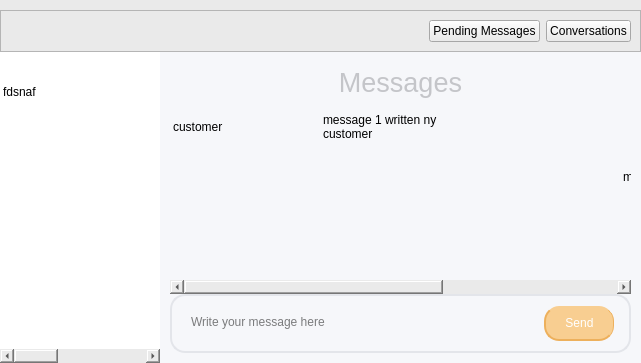
          <widget class="QWidget" name="message_page">
           <property name="styleSheet">
            <string notr="true">background-color: #eaeaea;</string>
           </property>
           <layout class="QVBoxLayout" name="verticalLayout_10" stretch="1,18">
            <property name="spacing">
             <number>0</number>
            </property>
            <property name="leftMargin">
             <number>0</number>
            </property>
            <property name="topMargin">
             <number>10</number>
            </property>
            <property name="rightMargin">
             <number>0</number>
            </property>
            <property name="bottomMargin">
             <number>0</number>
            </property>
            <item>
             <widget class="QFrame" name="frame_30">
              <property name="frameShape">
               <enum>QFrame::StyledPanel</enum>
              </property>
              <property name="frameShadow">
               <enum>QFrame::Raised</enum>
              </property>
              <layout class="QHBoxLayout" name="horizontalLayout_24">
               <item>
                <spacer name="horizontalSpacer_16">
                 <property name="orientation">
                  <enum>Qt::Horizontal</enum>
                 </property>
                 <property name="sizeHint" stdset="0">
                  <size>
                   <width>40</width>
                   <height>20</height>
                  </size>
                 </property>
                </spacer>
               </item>
               <item>
                <widget class="QPushButton" name="pending_message_button">
                 <property name="text">
                  <string>Pending Messages</string>
                 </property>
                </widget>
               </item>
               <item>
                <widget class="QPushButton" name="conversation_button">
                 <property name="text">
                  <string>Conversations</string>
                 </property>
                </widget>
               </item>
              </layout>
             </widget>
            </item>
            <item>
             <widget class="QStackedWidget" name="message_type_page">
              <property name="currentIndex">
               <number>0</number>
              </property>
              <widget class="QWidget" name="conversation_page">
               <layout class="QHBoxLayout" name="horizontalLayout_26" stretch="4,12">
                <property name="spacing">
                 <number>0</number>
                </property>
                <property name="leftMargin">
                 <number>0</number>
                </property>
                <property name="topMargin">
                 <number>0</number>
                </property>
                <property name="rightMargin">
                 <number>0</number>
                </property>
                <property name="bottomMargin">
                 <number>0</number>
                </property>
                <item>
                 <widget class="QTableWidget" name="conversation_table">
                  <property name="styleSheet">
                   <string notr="true">QFrame{
	background-color:#ffffff;
	border:none;
}
QTableWidget::item:selected{ 
	background-color: #B7CCE4;
 }</string>
                  </property>
                  <property name="editTriggers">
                   <set>QAbstractItemView::NoEditTriggers</set>
                  </property>
                  <property name="selectionMode">
                   <enum>QAbstractItemView::SingleSelection</enum>
                  </property>
                  <property name="selectionBehavior">
                   <enum>QAbstractItemView::SelectRows</enum>
                  </property>
                  <property name="showGrid">
                   <bool>false</bool>
                  </property>
                  <attribute name="horizontalHeaderVisible">
                   <bool>false</bool>
                  </attribute>
                  <attribute name="horizontalHeaderStretchLastSection">
                   <bool>true</bool>
                  </attribute>
                  <attribute name="verticalHeaderVisible">
                   <bool>false</bool>
                  </attribute>
                  <attribute name="verticalHeaderMinimumSectionSize">
                   <number>50</number>
                  </attribute>
                  <attribute name="verticalHeaderDefaultSectionSize">
                   <number>80</number>
                  </attribute>
                  <row>
                   <property name="text">
                    <string>New Row</string>
                   </property>
                  </row>
                  <column>
                   <property name="text">
                    <string>New Column</string>
                   </property>
                  </column>
                  <column>
                   <property name="text">
                    <string>New Column</string>
                   </property>
                  </column>
                  <column>
                   <property name="text">
                    <string>New Column</string>
                   </property>
                  </column>
                  <item row="0" column="0">
                   <property name="text">
                    <string>fdsnaf</string>
                   </property>
                  </item>
                 </widget>
                </item>
                <item>
                 <widget class="QFrame" name="frame_14">
                  <property name="styleSheet">
                   <string notr="true">QFrame{
	background-color: #F6F7FA;
	border:none;
}</string>
                  </property>
                  <property name="frameShape">
                   <enum>QFrame::StyledPanel</enum>
                  </property>
                  <property name="frameShadow">
                   <enum>QFrame::Raised</enum>
                  </property>
                  <layout class="QVBoxLayout" name="verticalLayout_9" stretch="0,10,0">
                   <property name="spacing">
                    <number>0</number>
                   </property>
                   <property name="leftMargin">
                    <number>10</number>
                   </property>
                   <property name="topMargin">
                    <number>10</number>
                   </property>
                   <property name="rightMargin">
                    <number>10</number>
                   </property>
                   <property name="bottomMargin">
                    <number>10</number>
                   </property>
                   <item>
                    <widget class="QLabel" name="label_6">
                     <property name="minimumSize">
                      <size>
                       <width>0</width>
                       <height>40</height>
                      </size>
                     </property>
                     <property name="font">
                      <font>
                       <family>Helvetica</family>
                       <pointsize>20</pointsize>
                       <weight>50</weight>
                       <bold>false</bold>
                      </font>
                     </property>
                     <property name="styleSheet">
                      <string notr="true">color: rgb(196, 197, 201);</string>
                     </property>
                     <property name="text">
                      <string>Messages</string>
                     </property>
                     <property name="alignment">
                      <set>Qt::AlignCenter</set>
                     </property>
                    </widget>
                   </item>
                   <item>
                    <widget class="QTableWidget" name="message_table">
                     <property name="styleSheet">
                      <string notr="true">
QTableWidget::item{
padding:10px;
}</string>
                     </property>
                     <property name="editTriggers">
                      <set>QAbstractItemView::NoEditTriggers</set>
                     </property>
                     <property name="selectionMode">
                      <enum>QAbstractItemView::NoSelection</enum>
                     </property>
                     <property name="selectionBehavior">
                      <enum>QAbstractItemView::SelectRows</enum>
                     </property>
                     <property name="showGrid">
                      <bool>false</bool>
                     </property>
                     <attribute name="horizontalHeaderVisible">
                      <bool>false</bool>
                     </attribute>
                     <attribute name="horizontalHeaderDefaultSectionSize">
                      <number>150</number>
                     </attribute>
                     <attribute name="horizontalHeaderHighlightSections">
                      <bool>true</bool>
                     </attribute>
                     <attribute name="verticalHeaderVisible">
                      <bool>false</bool>
                     </attribute>
                     <attribute name="verticalHeaderDefaultSectionSize">
                      <number>50</number>
                     </attribute>
                     <attribute name="verticalHeaderStretchLastSection">
                      <bool>false</bool>
                     </attribute>
                     <row>
                      <property name="text">
                       <string>New Row</string>
                      </property>
                     </row>
                     <row>
                      <property name="text">
                       <string>New Row</string>
                      </property>
                     </row>
                     <column>
                      <property name="text">
                       <string>New Column</string>
                      </property>
                      <property name="font">
                       <font>
                        <pointsize>10</pointsize>
                       </font>
                      </property>
                     </column>
                     <column>
                      <property name="text">
                       <string>New Column</string>
                      </property>
                     </column>
                     <column>
                      <property name="text">
                       <string>New Column</string>
                      </property>
                     </column>
                     <column>
                      <property name="text">
                       <string>New Column</string>
                      </property>
                     </column>
                     <column>
                      <property name="text">
                       <string>New Column</string>
                      </property>
                      <property name="font">
                       <font>
                        <pointsize>10</pointsize>
                       </font>
                      </property>
                     </column>
                     <item row="0" column="0">
                      <property name="text">
                       <string>customer</string>
                      </property>
                     </item>
                     <item row="0" column="1">
                      <property name="text">
                       <string>message 1 written ny customer</string>
                      </property>
                     </item>
                     <item row="0" column="2">
                      <property name="text">
                       <string/>
                      </property>
                     </item>
                     <item row="1" column="3">
                      <property name="text">
                       <string>message 2 written by clerk</string>
                      </property>
                     </item>
                     <item row="1" column="4">
                      <property name="text">
                       <string>clerk</string>
                      </property>
                     </item>
                    </widget>
                   </item>
                   <item>
                    <widget class="QFrame" name="frame_15">
                     <property name="styleSheet">
                      <string notr="true">QFrame{
	border: 2px solid #E3E5EA;
	border-radius:15px;
}</string>
                     </property>
                     <property name="frameShape">
                      <enum>QFrame::StyledPanel</enum>
                     </property>
                     <property name="frameShadow">
                      <enum>QFrame::Raised</enum>
                     </property>
                     <layout class="QHBoxLayout" name="horizontalLayout_25">
                      <property name="spacing">
                       <number>5</number>
                      </property>
                      <property name="leftMargin">
                       <number>15</number>
                      </property>
                      <property name="topMargin">
                       <number>10</number>
                      </property>
                      <property name="rightMargin">
                       <number>15</number>
                      </property>
                      <property name="bottomMargin">
                       <number>10</number>
                      </property>
                      <item>
                       <widget class="QTextEdit" name="message_enter">
                        <property name="sizePolicy">
                         <sizepolicy hsizetype="Expanding" vsizetype="MinimumExpanding">
                          <horstretch>0</horstretch>
                          <verstretch>0</verstretch>
                         </sizepolicy>
                        </property>
                        <property name="minimumSize">
                         <size>
                          <width>0</width>
                          <height>25</height>
                         </size>
                        </property>
                        <property name="maximumSize">
                         <size>
                          <width>16777215</width>
                          <height>25</height>
                         </size>
                        </property>
                        <property name="baseSize">
                         <size>
                          <width>0</width>
                          <height>20</height>
                         </size>
                        </property>
                        <property name="styleSheet">
                         <string notr="true">QFrame{
	border:none;
}</string>
                        </property>
                        <property name="placeholderText">
                         <string>Write your message here</string>
                        </property>
                       </widget>
                      </item>
                      <item>
                       <widget class="QPushButton" name="send_button">
                        <property name="minimumSize">
                         <size>
                          <width>70</width>
                          <height>35</height>
                         </size>
                        </property>
                        <property name="maximumSize">
                         <size>
                          <width>16777215</width>
                          <height>35</height>
                         </size>
                        </property>
                        <property name="styleSheet">
                         <string notr="true">QPushButton{
	border-radius:15px;
	border-top:none;
	border-bottom:2px solid #EDB05C;
	border-right:1px solid #EDB05C;
	border-left:2px solid#EDB05C;
	background-color:#F8CE91;
	color:#ffffff;
	padding:5px;
}
QPushButton:hover{
	color:#ffffff;
	background-color:#FADBB7;
	border:none;
	border-bottom:2px solid #EDB05C;
	border-right:1px solid #EDB05C;
	border-left:2px solid #EDB05C;
}
QPushButton:pressed{
	color:#ffffff;
	background-color:#F5BA67;
	border:none;
	border-top:3px solid #EDB05C;
	border-right:1px solid #EDB05C;
	border-left:2px solid #EDB05C;
}
</string>
                        </property>
                        <property name="text">
                         <string>Send</string>
                        </property>
                       </widget>
                      </item>
                     </layout>
                    </widget>
                   </item>
                  </layout>
                 </widget>
                </item>
               </layout>
              </widget>
              <widget class="QWidget" name="pending_message_page"/>
             </widget>
            </item>
           </layout>
          </widget>
